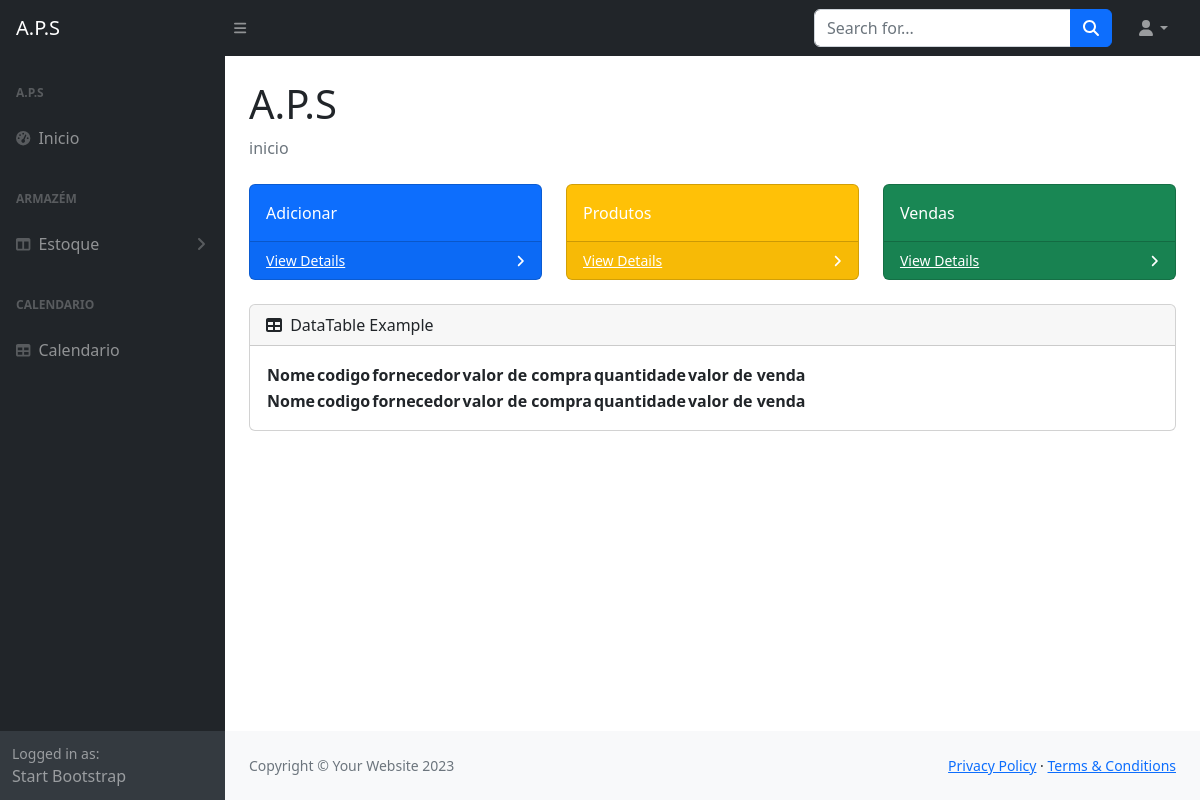
Page /menu.php on the earlier database version.
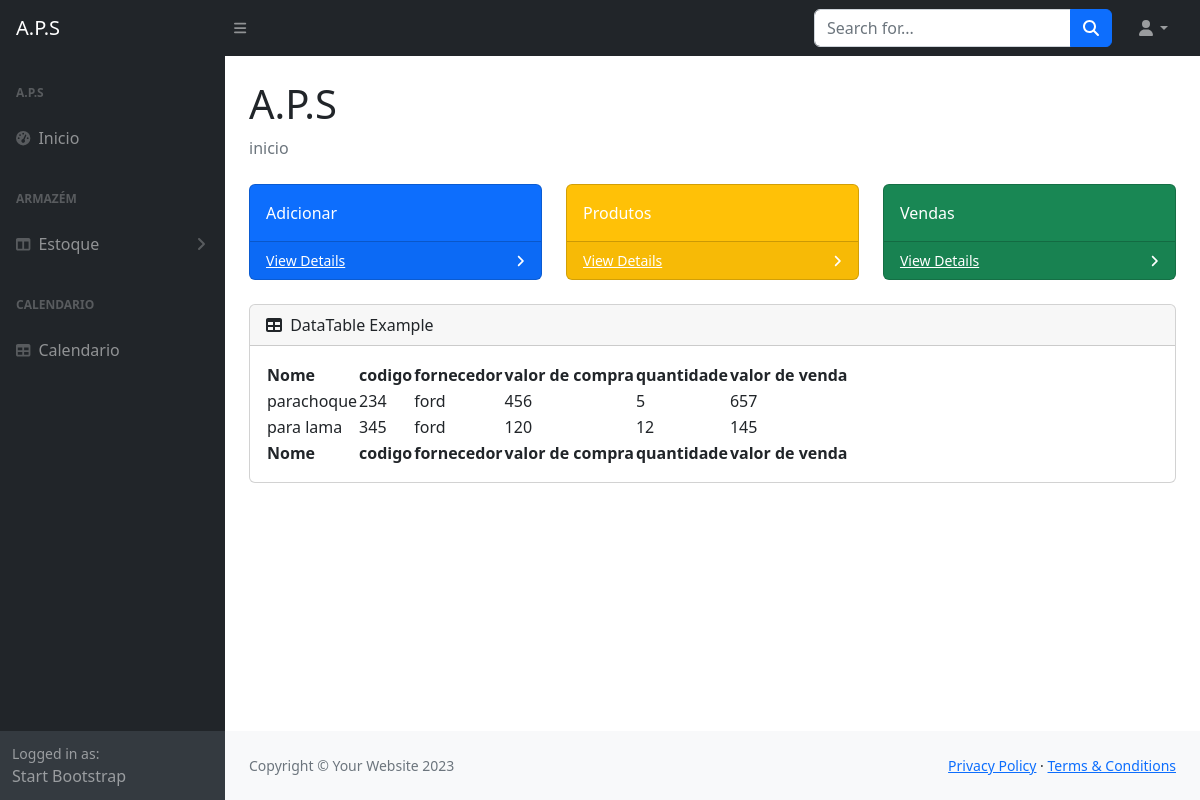
Same page on the later database version.
### tables this page shows
CREATE TABLE `estoque` (
  `id` int(11) NOT NULL,
  `nome` varchar(45) DEFAULT NULL,
  `codigo` varchar(45) DEFAULT NULL,
  `fornecedor` varchar(45) DEFAULT NULL,
  `valorc` float DEFAULT NULL,
  `quantidade` int(10) DEFAULT NULL,
  `valorv` float DEFAULT NULL
);

### menu.php (the view, shortened to what the changed rows need)
<!DOCTYPE html>
<html lang="pt-br">
    <?php include "template/head.php" ?>
    <body class="sb-nav-fixed">
        <div id="layoutSidenav">
            <div id="layoutSidenav_content">
                <main>
                    <div class="container-fluid px-4">
                        <h1 class="mt-4">A.P.S</h1>
                        <div class="card mb-4">
                            <div class="card-body">
                                <table id="datatablesSimple">
                                    <thead>
                                        <tr>
                                            <th>Nome</th>
                                            <th>codigo</th>
                                            <th>fornecedor</th>
                                            <th>valor de compra</th>
                                            <th>quantidade</th>
                                            <th>valor de venda</th>
                                        </tr>
                                    </thead>
                                    <tfoot>
                                        <tr>
                                            <th>Nome</th>
                                            <th>codigo</th>
                                            <th>fornecedor</th>
                                            <th>valor de compra</th>
                                            <th>quantidade</th>
                                            <th>valor de venda</th>
                                        </tr>
                                    </tfoot>
                                    <?php
                                    include "_scripts/config.php";
                                    $sql = "SELECT * FROM estoque";
                                    $query  = $mysqli->query($sql);
                                    while ($dados = $query->fetch_array()) {
                                    ?>
                                        <tr>
                                            <td><?php echo $dados['nome']; ?></td>
                                            <td><?php echo $dados['codigo']; ?></td>
                                            <td><?php echo $dados['fornecedor']; ?></td>
                                            <td><?php echo $dados['valorc']; ?></td>
                                            <td><?php echo $dados['quantidade']; ?></td>
                                            <td><?php echo $dados['valorv']; ?></td>
                                        </tr>
                                    <?php } ?>
                                </table>
                            </div>
                        </div>
                    </div>
                </main>
            </div>
        </div>
    </body>
</html>

Differences in the rows shown:
added estoque: nome "parachoque", codigo "234", fornecedor "ford", valorc "456", quantidade "5", valorv "657"
added estoque: nome "para lama", codigo "345", fornecedor "ford", valorc "120", quantidade "12", valorv "145"
